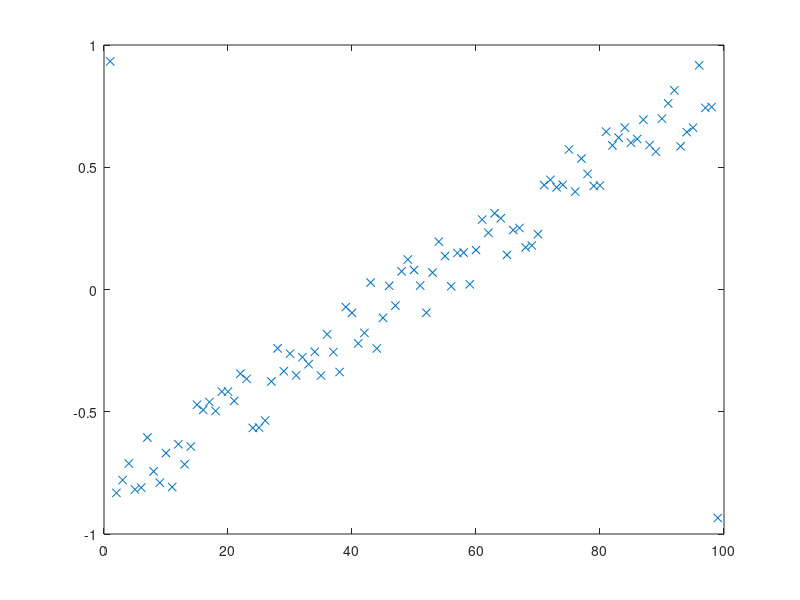

Write the MATLAB code that produced this figure. (Note: this script raises an error after producing the figure.)
% script <a href="matlab:RC_CocktailSortTest">RC_CocktailSortTest</a>
% Test <a href="matlab:help RC_CocktailSort">RC_CocktailSort</a> on slightly out-of-order data.
% Renaissance Codebase, https://github.com/tbewley/RC/NRchap07
% Copyright 2023 by Thomas Bewley, distributed under BSD 3-Clause License. 

n=99; n1=(n+1)/2; D=0.85*([1:n]'-n1)/n1+0.15*(2*rand(n,1)-1); D([1 n])=D([n 1]);
close all, plot(D(:,1),'x'), pause(0.5), [D,index]=RC_CocktailSort(D,1,n); plot(D(:,1),'x')

% end script RC_CocktailSortTest
